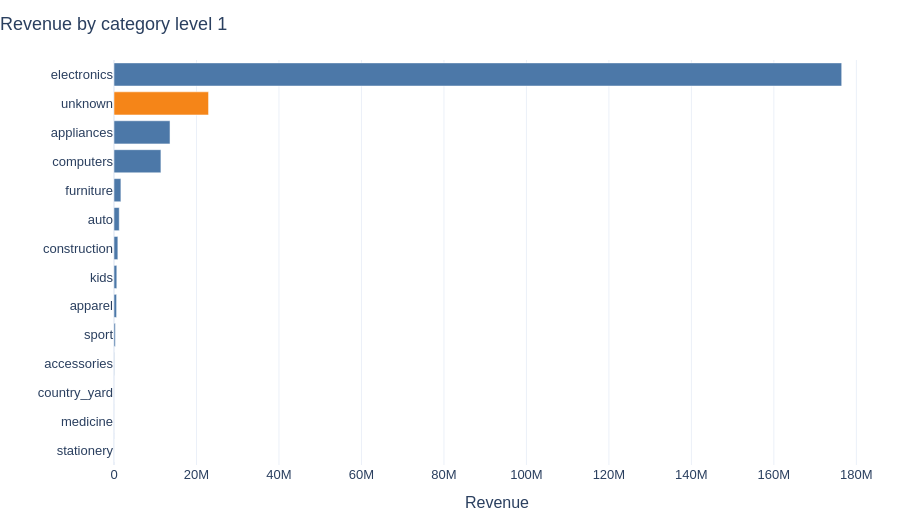

Here is the notebook cell this chart was saved with:
### Markdown cell above
9,242,653 sessions view a product. 571,907 of them also cart (6.1877% of view sessions), and 291,500 view, cart, and purchase (3.1539%).

337,699 purchase sessions have no cart event. That is 53.6405% of the 629,560 purchase sessions. Apparel shows the same split in miniature: 26 cart events and 8,002 purchases. Lucente has 0 carts and 11,576 purchases.

### Code cell
category = frames["q03_category_l1"].sort_values("revenue")
colors = [ORANGE if name == "unknown" else BLUE for name in category["category_l1"]]
fig = go.Figure(
    go.Bar(
        y=category["category_l1"],
        x=category["revenue"],
        orientation="h",
        marker_color=colors,
        customdata=category[["revenue_share", "aov", "purchase_per_view"]],
        hovertemplate=(
            "%{y}<br>revenue %{x:,.2f}"
            "<br>share %{customdata[0]:.2%}"
            "<br>AOV %{customdata[1]:,.2f}"
            "<br>purchases per view %{customdata[2]:.4f}<extra></extra>"
        ),
    )
)
style(fig, "Revenue by category level 1", height=520)
fig.update_layout(showlegend=False, xaxis_title="Revenue", yaxis_title="")
display(fig)

### Figure 1 — Plotly figure (JSON) as saved in the notebook; plotly's stock layout.template omitted (floating-point values rounded to 4 significant figures)
{"data": [{"customdata": [[9e-06, 15.13, 0.01816], [5.9e-05, 43.55, 0.02218], [6.8e-05, 218.0, 0.005159], [0.000299, 43.34, 0.006722], [0.001403, 261.0, 0.007091], [0.002718, 78.1, 0.005213], [0.002949, 123.7, 0.0107], [0.004058, 119.6, 0.01095], [0.005541, 120.0, 0.01069], [0.007277, 201.6, 0.006712], [0.04948, 408.5, 0.01228], [0.05907, 181.1, 0.01562], [0.09969, 132.2, 0.0131], [0.7674, 417.1, 0.02813]], "hovertemplate": "%{y}<br>revenue %{x:,.2f}<br>share %{customdata[0]:.2%}<br>AOV %{customdata[1]:,.2f}<br>purchases per view %{customdata[2]:.4f}<extra></extra>", "marker": {"color": ["#4C78A8", "#4C78A8", "#4C78A8", "#4C78A8", "#4C78A8", "#4C78A8", "#4C78A8", "#4C78A8", "#4C78A8", "#4C78A8", "#4C78A8", "#4C78A8", "#F58518", "#4C78A8"]}, "orientation": "h", "type": "bar", "x": [2027.0, 13500.0, 15700.0, 68780.0, 322600.0, 624900.0, 678100.0, 933000.0, 1274000.0, 1673000.0, 11380000.0, 13580000.0, 22920000.0, 176400000.0], "y": ["stationery", "medicine", "country_yard", "accessories", "sport", "apparel", "kids", "construction", "auto", "furniture", "computers", "appliances", "unknown", "electronics"]}], "layout": {"font": {"family": "Arial, sans-serif", "size": 13}, "height": 520, "legend": {"orientation": "h", "x": 0, "y": 1.02, "yanchor": "bottom"}, "margin": {"b": 20, "l": 20, "r": 20, "t": 60}, "showlegend": false, "title": {"text": "Revenue by category level 1", "x": 0}, "xaxis": {"title": {"text": "Revenue"}}, "yaxis": {"title": {"text": ""}}}}
